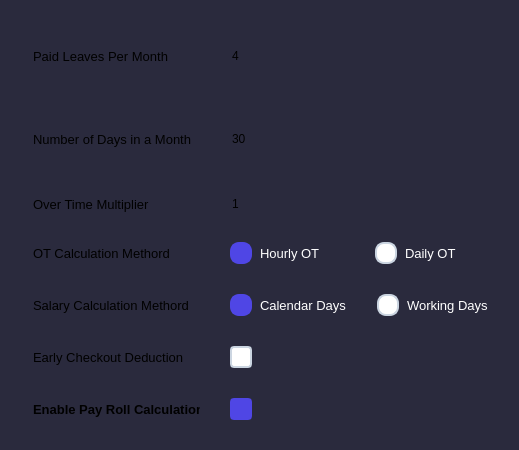
            <widget class="QFrame" name="PayrollSettings">
             <property name="sizePolicy">
              <sizepolicy hsizetype="Expanding" vsizetype="Expanding">
               <horstretch>0</horstretch>
               <verstretch>0</verstretch>
              </sizepolicy>
             </property>
             <property name="minimumSize">
              <size>
               <width>0</width>
               <height>450</height>
              </size>
             </property>
             <property name="maximumSize">
              <size>
               <width>16777215</width>
               <height>16777215</height>
              </size>
             </property>
             <property name="styleSheet">
              <string notr="true">
          background-color: #2a2a3d;
          border-radius: 10px;
          padding: 15px;
         </string>
             </property>
             <layout class="QVBoxLayout" name="verticalLayout_11">
              <property name="spacing">
               <number>0</number>
              </property>
              <property name="leftMargin">
               <number>0</number>
              </property>
              <property name="topMargin">
               <number>0</number>
              </property>
              <property name="rightMargin">
               <number>0</number>
              </property>
              <property name="bottomMargin">
               <number>0</number>
              </property>
              <item>
               <widget class="QWidget" name="widget_9" native="true">
                <layout class="QVBoxLayout" name="verticalLayout_9">
                 <property name="spacing">
                  <number>0</number>
                 </property>
                 <property name="leftMargin">
                  <number>0</number>
                 </property>
                 <property name="topMargin">
                  <number>0</number>
                 </property>
                 <property name="rightMargin">
                  <number>0</number>
                 </property>
                 <property name="bottomMargin">
                  <number>0</number>
                 </property>
                 <item>
                  <widget class="QWidget" name="widget_10" native="true">
                   <layout class="QHBoxLayout" name="horizontalLayout_5" stretch="1,2">
                    <property name="spacing">
                     <number>0</number>
                    </property>
                    <property name="leftMargin">
                     <number>0</number>
                    </property>
                    <property name="topMargin">
                     <number>0</number>
                    </property>
                    <property name="rightMargin">
                     <number>10</number>
                    </property>
                    <property name="bottomMargin">
                     <number>0</number>
                    </property>
                    <item>
                     <widget class="QLabel" name="lab_paid_leaves">
                      <property name="minimumSize">
                       <size>
                        <width>200</width>
                        <height>0</height>
                       </size>
                      </property>
                      <property name="maximumSize">
                       <size>
                        <width>200</width>
                        <height>16777215</height>
                       </size>
                      </property>
                      <property name="font">
                       <font>
                        <pointsize>10</pointsize>
                        <bold>false</bold>
                       </font>
                      </property>
                      <property name="text">
                       <string>Paid Leaves Per Month</string>
                      </property>
                      <property name="alignment">
                       <set>Qt::AlignLeading|Qt::AlignLeft|Qt::AlignVCenter</set>
                      </property>
                     </widget>
                    </item>
                    <item>
                     <widget class="QLineEdit" name="paid_leaves">
                      <property name="enabled">
                       <bool>true</bool>
                      </property>
                      <property name="sizePolicy">
                       <sizepolicy hsizetype="Expanding" vsizetype="Fixed">
                        <horstretch>0</horstretch>
                        <verstretch>0</verstretch>
                       </sizepolicy>
                      </property>
                      <property name="minimumSize">
                       <size>
                        <width>100</width>
                        <height>0</height>
                       </size>
                      </property>
                      <property name="maximumSize">
                       <size>
                        <width>500</width>
                        <height>16777215</height>
                       </size>
                      </property>
                      <property name="mouseTracking">
                       <bool>false</bool>
                      </property>
                      <property name="tabletTracking">
                       <bool>false</bool>
                      </property>
                      <property name="statusTip">
                       <string notr="true"/>
                      </property>
                      <property name="whatsThis">
                       <string notr="true"/>
                      </property>
                      <property name="layoutDirection">
                       <enum>Qt::LeftToRight</enum>
                      </property>
                      <property name="text">
                       <string>4</string>
                      </property>
                      <property name="placeholderText">
                       <string>4</string>
                      </property>
                     </widget>
                    </item>
                   </layout>
                  </widget>
                 </item>
                </layout>
               </widget>
              </item>
              <item>
               <widget class="QWidget" name="widget_11" native="true">
                <layout class="QVBoxLayout" name="verticalLayout_10" stretch="0">
                 <property name="spacing">
                  <number>0</number>
                 </property>
                 <property name="leftMargin">
                  <number>0</number>
                 </property>
                 <property name="topMargin">
                  <number>0</number>
                 </property>
                 <property name="rightMargin">
                  <number>0</number>
                 </property>
                 <property name="bottomMargin">
                  <number>0</number>
                 </property>
                 <item>
                  <widget class="QWidget" name="widget_12" native="true">
                   <layout class="QHBoxLayout" name="horizontalLayout_6" stretch="1,0">
                    <property name="spacing">
                     <number>0</number>
                    </property>
                    <property name="leftMargin">
                     <number>0</number>
                    </property>
                    <property name="topMargin">
                     <number>0</number>
                    </property>
                    <property name="rightMargin">
                     <number>10</number>
                    </property>
                    <property name="bottomMargin">
                     <number>0</number>
                    </property>
                    <item>
                     <widget class="QLabel" name="lab_numberofdays">
                      <property name="minimumSize">
                       <size>
                        <width>200</width>
                        <height>0</height>
                       </size>
                      </property>
                      <property name="maximumSize">
                       <size>
                        <width>200</width>
                        <height>16777215</height>
                       </size>
                      </property>
                      <property name="font">
                       <font>
                        <pointsize>10</pointsize>
                        <bold>false</bold>
                       </font>
                      </property>
                      <property name="text">
                       <string>Number of Days in a Month</string>
                      </property>
                      <property name="alignment">
                       <set>Qt::AlignLeading|Qt::AlignLeft|Qt::AlignVCenter</set>
                      </property>
                     </widget>
                    </item>
                    <item>
                     <widget class="QLineEdit" name="number_of_days">
                      <property name="enabled">
                       <bool>true</bool>
                      </property>
                      <property name="sizePolicy">
                       <sizepolicy hsizetype="Expanding" vsizetype="Fixed">
                        <horstretch>0</horstretch>
                        <verstretch>0</verstretch>
                       </sizepolicy>
                      </property>
                      <property name="minimumSize">
                       <size>
                        <width>100</width>
                        <height>0</height>
                       </size>
                      </property>
                      <property name="maximumSize">
                       <size>
                        <width>500</width>
                        <height>16777215</height>
                       </size>
                      </property>
                      <property name="mouseTracking">
                       <bool>false</bool>
                      </property>
                      <property name="tabletTracking">
                       <bool>false</bool>
                      </property>
                      <property name="statusTip">
                       <string notr="true"/>
                      </property>
                      <property name="whatsThis">
                       <string notr="true"/>
                      </property>
                      <property name="layoutDirection">
                       <enum>Qt::LeftToRight</enum>
                      </property>
                      <property name="text">
                       <string>30</string>
                      </property>
                      <property name="placeholderText">
                       <string>30</string>
                      </property>
                     </widget>
                    </item>
                   </layout>
                  </widget>
                 </item>
                </layout>
               </widget>
              </item>
              <item>
               <widget class="QWidget" name="widget_22" native="true">
                <property name="sizePolicy">
                 <sizepolicy hsizetype="Expanding" vsizetype="Fixed">
                  <horstretch>0</horstretch>
                  <verstretch>0</verstretch>
                 </sizepolicy>
                </property>
                <property name="layoutDirection">
                 <enum>Qt::LeftToRight</enum>
                </property>
                <layout class="QHBoxLayout" name="horizontalLayout_13">
                 <property name="spacing">
                  <number>0</number>
                 </property>
                 <property name="leftMargin">
                  <number>0</number>
                 </property>
                 <property name="topMargin">
                  <number>0</number>
                 </property>
                 <property name="rightMargin">
                  <number>10</number>
                 </property>
                 <property name="bottomMargin">
                  <number>0</number>
                 </property>
                 <item>
                  <widget class="QLabel" name="lab_ot_multiplier">
                   <property name="minimumSize">
                    <size>
                     <width>200</width>
                     <height>0</height>
                    </size>
                   </property>
                   <property name="maximumSize">
                    <size>
                     <width>200</width>
                     <height>16777215</height>
                    </size>
                   </property>
                   <property name="font">
                    <font>
                     <pointsize>10</pointsize>
                     <bold>false</bold>
                    </font>
                   </property>
                   <property name="text">
                    <string>Over Time Multiplier</string>
                   </property>
                   <property name="alignment">
                    <set>Qt::AlignLeading|Qt::AlignLeft|Qt::AlignVCenter</set>
                   </property>
                  </widget>
                 </item>
                 <item>
                  <widget class="QLineEdit" name="ot_multiplier">
                   <property name="enabled">
                    <bool>true</bool>
                   </property>
                   <property name="sizePolicy">
                    <sizepolicy hsizetype="Expanding" vsizetype="Fixed">
                     <horstretch>0</horstretch>
                     <verstretch>0</verstretch>
                    </sizepolicy>
                   </property>
                   <property name="minimumSize">
                    <size>
                     <width>100</width>
                     <height>0</height>
                    </size>
                   </property>
                   <property name="maximumSize">
                    <size>
                     <width>500</width>
                     <height>16777215</height>
                    </size>
                   </property>
                   <property name="mouseTracking">
                    <bool>false</bool>
                   </property>
                   <property name="tabletTracking">
                    <bool>false</bool>
                   </property>
                   <property name="statusTip">
                    <string notr="true"/>
                   </property>
                   <property name="whatsThis">
                    <string notr="true">Eg : 1.5 of hourly/daily wage as overtime</string>
                   </property>
                   <property name="layoutDirection">
                    <enum>Qt::LeftToRight</enum>
                   </property>
                   <property name="text">
                    <string>1</string>
                   </property>
                   <property name="placeholderText">
                    <string>1</string>
                   </property>
                  </widget>
                 </item>
                </layout>
               </widget>
              </item>
              <item>
               <widget class="QWidget" name="widget_21" native="true">
                <property name="sizePolicy">
                 <sizepolicy hsizetype="Expanding" vsizetype="Fixed">
                  <horstretch>0</horstretch>
                  <verstretch>0</verstretch>
                 </sizepolicy>
                </property>
                <property name="layoutDirection">
                 <enum>Qt::LeftToRight</enum>
                </property>
                <property name="styleSheet">
                 <string notr="true">QRadioButton {
    spacing: 8px;
    font-size: 13px;
    color: white;
}

QRadioButton::indicator {
    width: 18px;
    height: 18px;
    border-radius: 9px;
    border: 2px solid #CBD5E1;
    background-color: white;
}

QRadioButton::indicator:hover {
    border: 2px solid #4F46E5;
}

QRadioButton::indicator:checked {
    background-color: #4F46E5;
    border: 2px solid #4F46E5;
}</string>
                </property>
                <layout class="QHBoxLayout" name="horizontalLayout_7">
                 <property name="spacing">
                  <number>0</number>
                 </property>
                 <property name="leftMargin">
                  <number>0</number>
                 </property>
                 <property name="topMargin">
                  <number>0</number>
                 </property>
                 <property name="rightMargin">
                  <number>0</number>
                 </property>
                 <property name="bottomMargin">
                  <number>0</number>
                 </property>
                 <item>
                  <widget class="QLabel" name="lab_ot_calculation_methord">
                   <property name="minimumSize">
                    <size>
                     <width>200</width>
                     <height>0</height>
                    </size>
                   </property>
                   <property name="maximumSize">
                    <size>
                     <width>200</width>
                     <height>16777215</height>
                    </size>
                   </property>
                   <property name="font">
                    <font>
                     <pointsize>10</pointsize>
                     <bold>false</bold>
                    </font>
                   </property>
                   <property name="text">
                    <string>OT Calculation Methord</string>
                   </property>
                   <property name="alignment">
                    <set>Qt::AlignLeading|Qt::AlignLeft|Qt::AlignVCenter</set>
                   </property>
                  </widget>
                 </item>
                 <item>
                  <widget class="QRadioButton" name="hourly_ot">
                   <property name="text">
                    <string>Hourly OT</string>
                   </property>
                   <property name="checked">
                    <bool>true</bool>
                   </property>
                  </widget>
                 </item>
                 <item>
                  <widget class="QRadioButton" name="daily_ot">
                   <property name="text">
                    <string>Daily OT</string>
                   </property>
                  </widget>
                 </item>
                </layout>
               </widget>
              </item>
              <item>
               <widget class="QWidget" name="widget_24" native="true">
                <property name="sizePolicy">
                 <sizepolicy hsizetype="Expanding" vsizetype="Fixed">
                  <horstretch>0</horstretch>
                  <verstretch>0</verstretch>
                 </sizepolicy>
                </property>
                <property name="layoutDirection">
                 <enum>Qt::LeftToRight</enum>
                </property>
                <property name="styleSheet">
                 <string notr="true">QRadioButton {
    spacing: 8px;
    font-size: 13px;
    color: white;
}

QRadioButton::indicator {
    width: 18px;
    height: 18px;
    border-radius: 9px;
    border: 2px solid #CBD5E1;
    background-color: white;
}

QRadioButton::indicator:hover {
    border: 2px solid #4F46E5;
}

QRadioButton::indicator:checked {
    background-color: #4F46E5;
    border: 2px solid #4F46E5;
}</string>
                </property>
                <layout class="QHBoxLayout" name="horizontalLayout_9">
                 <property name="spacing">
                  <number>0</number>
                 </property>
                 <property name="leftMargin">
                  <number>0</number>
                 </property>
                 <property name="topMargin">
                  <number>0</number>
                 </property>
                 <property name="rightMargin">
                  <number>0</number>
                 </property>
                 <property name="bottomMargin">
                  <number>0</number>
                 </property>
                 <item>
                  <widget class="QLabel" name="lab_salary_methord">
                   <property name="minimumSize">
                    <size>
                     <width>200</width>
                     <height>0</height>
                    </size>
                   </property>
                   <property name="maximumSize">
                    <size>
                     <width>200</width>
                     <height>16777215</height>
                    </size>
                   </property>
                   <property name="font">
                    <font>
                     <pointsize>10</pointsize>
                     <bold>false</bold>
                    </font>
                   </property>
                   <property name="text">
                    <string>Salary Calculation Methord</string>
                   </property>
                   <property name="alignment">
                    <set>Qt::AlignLeading|Qt::AlignLeft|Qt::AlignVCenter</set>
                   </property>
                  </widget>
                 </item>
                 <item>
                  <widget class="QRadioButton" name="calendar_days">
                   <property name="text">
                    <string>Calendar Days</string>
                   </property>
                   <property name="checked">
                    <bool>true</bool>
                   </property>
                  </widget>
                 </item>
                 <item>
                  <widget class="QRadioButton" name="working_days">
                   <property name="text">
                    <string>Working Days</string>
                   </property>
                  </widget>
                 </item>
                </layout>
               </widget>
              </item>
              <item>
               <widget class="QWidget" name="widget_20" native="true">
                <property name="sizePolicy">
                 <sizepolicy hsizetype="Expanding" vsizetype="Fixed">
                  <horstretch>0</horstretch>
                  <verstretch>0</verstretch>
                 </sizepolicy>
                </property>
                <property name="layoutDirection">
                 <enum>Qt::LeftToRight</enum>
                </property>
                <property name="styleSheet">
                 <string notr="true">QRadioButton {
    spacing: 8px;
    font-size: 13px;
    color: white;
}

QRadioButton::indicator {
    width: 18px;
    height: 18px;
    border-radius: 9px;
    border: 2px solid #CBD5E1;
    background-color: white;
}

QRadioButton::indicator:hover {
    border: 2px solid #4F46E5;
}

QRadioButton::indicator:checked {
    background-color: #4F46E5;
    border: 2px solid #4F46E5;
}</string>
                </property>
                <layout class="QHBoxLayout" name="horizontalLayout_12">
                 <property name="spacing">
                  <number>0</number>
                 </property>
                 <property name="leftMargin">
                  <number>0</number>
                 </property>
                 <property name="topMargin">
                  <number>0</number>
                 </property>
                 <property name="rightMargin">
                  <number>10</number>
                 </property>
                 <property name="bottomMargin">
                  <number>0</number>
                 </property>
                 <item>
                  <widget class="QLabel" name="lab_early_chckout">
                   <property name="minimumSize">
                    <size>
                     <width>200</width>
                     <height>0</height>
                    </size>
                   </property>
                   <property name="maximumSize">
                    <size>
                     <width>200</width>
                     <height>16777215</height>
                    </size>
                   </property>
                   <property name="font">
                    <font>
                     <pointsize>10</pointsize>
                     <bold>false</bold>
                    </font>
                   </property>
                   <property name="text">
                    <string>Early Checkout Deduction</string>
                   </property>
                   <property name="alignment">
                    <set>Qt::AlignLeading|Qt::AlignLeft|Qt::AlignVCenter</set>
                   </property>
                  </widget>
                 </item>
                 <item>
                  <widget class="QCheckBox" name="early_checkout">
                   <property name="styleSheet">
                    <string notr="true">QCheckBox {
    spacing: 8px;
    font-size: 13px;
    color: #111827;
}

QCheckBox::indicator {
    width: 18px;
    height: 18px;
    border-radius: 4px;
    border: 2px solid #CBD5E1;
    background-color: white;
}

QCheckBox::indicator:hover {
    border: 2px solid #4F46E5;
}


QCheckBox::indicator:checked {
    background-color:#4F46E5;
    border: 2px solid #4F46E5;
}
</string>
                   </property>
                   <property name="text">
                    <string/>
                   </property>
                  </widget>
                 </item>
                </layout>
               </widget>
              </item>
              <item>
               <widget class="QWidget" name="widget_26" native="true">
                <property name="sizePolicy">
                 <sizepolicy hsizetype="Expanding" vsizetype="Fixed">
                  <horstretch>0</horstretch>
                  <verstretch>0</verstretch>
                 </sizepolicy>
                </property>
                <property name="layoutDirection">
                 <enum>Qt::LeftToRight</enum>
                </property>
                <property name="styleSheet">
                 <string notr="true">QRadioButton {
    spacing: 8px;
    font-size: 13px;
    color: white;
}

QRadioButton::indicator {
    width: 18px;
    height: 18px;
    border-radius: 9px;
    border: 2px solid #CBD5E1;
    background-color: white;
}

QRadioButton::indicator:hover {
    border: 2px solid #4F46E5;
}

QRadioButton::indicator:checked {
    background-color: #4F46E5;
    border: 2px solid #4F46E5;
}</string>
                </property>
                <layout class="QHBoxLayout" name="horizontalLayout_16">
                 <property name="spacing">
                  <number>0</number>
                 </property>
                 <property name="leftMargin">
                  <number>0</number>
                 </property>
                 <property name="topMargin">
                  <number>0</number>
                 </property>
                 <property name="rightMargin">
                  <number>10</number>
                 </property>
                 <property name="bottomMargin">
                  <number>0</number>
                 </property>
                 <item>
                  <widget class="QLabel" name="lab_enable_payroll">
                   <property name="minimumSize">
                    <size>
                     <width>200</width>
                     <height>0</height>
                    </size>
                   </property>
                   <property name="maximumSize">
                    <size>
                     <width>200</width>
                     <height>16777215</height>
                    </size>
                   </property>
                   <property name="font">
                    <font>
                     <pointsize>10</pointsize>
                     <bold>true</bold>
                    </font>
                   </property>
                   <property name="text">
                    <string>Enable Pay Roll Calculation</string>
                   </property>
                   <property name="alignment">
                    <set>Qt::AlignLeading|Qt::AlignLeft|Qt::AlignVCenter</set>
                   </property>
                  </widget>
                 </item>
                 <item>
                  <widget class="QCheckBox" name="enable_payroll">
                   <property name="font">
                    <font>
                     <pointsize>-1</pointsize>
                     <bold>true</bold>
                    </font>
                   </property>
                   <property name="styleSheet">
                    <string notr="true">QCheckBox {
    spacing: 8px;
    font-size: 13px;
    color: #111827;
}

QCheckBox::indicator {
    width: 18px;
    height: 18px;
    border-radius: 4px;
    border: 2px solid #CBD5E1;
    background-color: white;
}

QCheckBox::indicator:hover {
    border: 2px solid #4F46E5;
}


QCheckBox::indicator:checked {
    background-color:#4F46E5;
    border: 2px solid #4F46E5;
}
</string>
                   </property>
                   <property name="text">
                    <string/>
                   </property>
                   <property name="checked">
                    <bool>true</bool>
                   </property>
                  </widget>
                 </item>
                </layout>
               </widget>
              </item>
             </layout>
            </widget>
